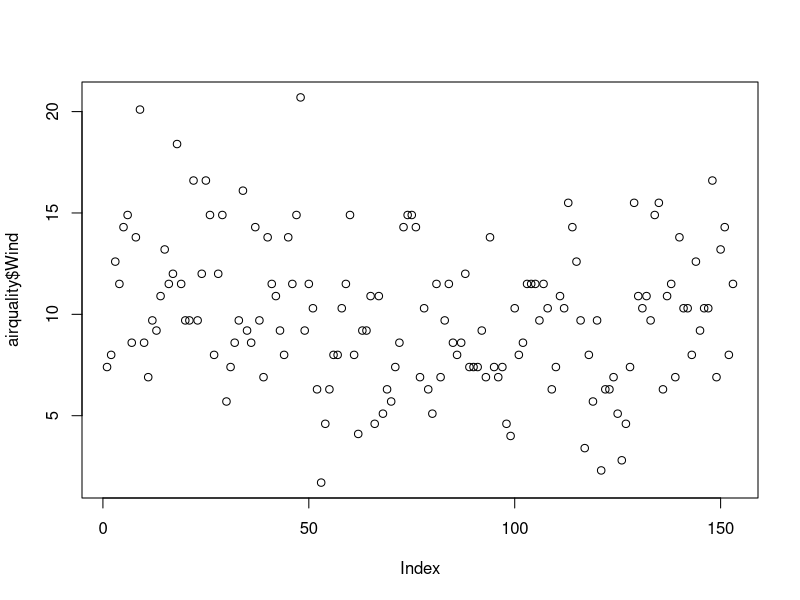
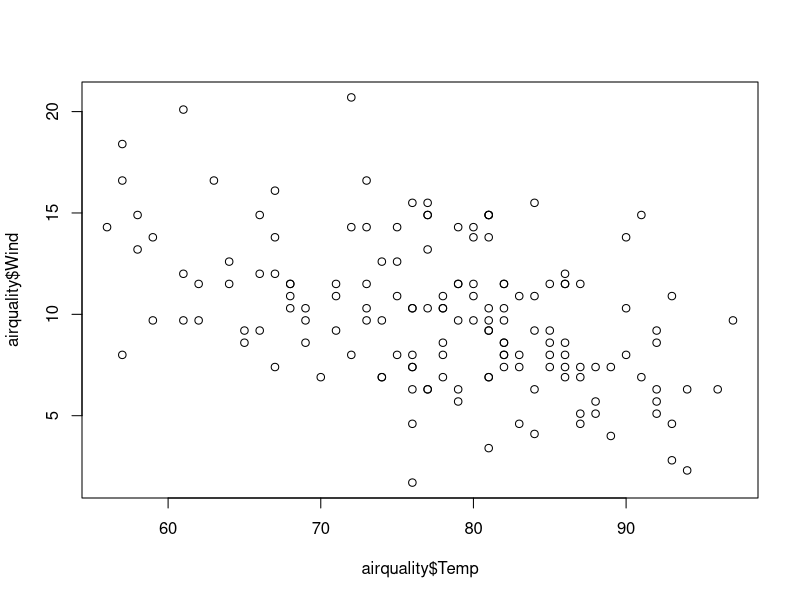
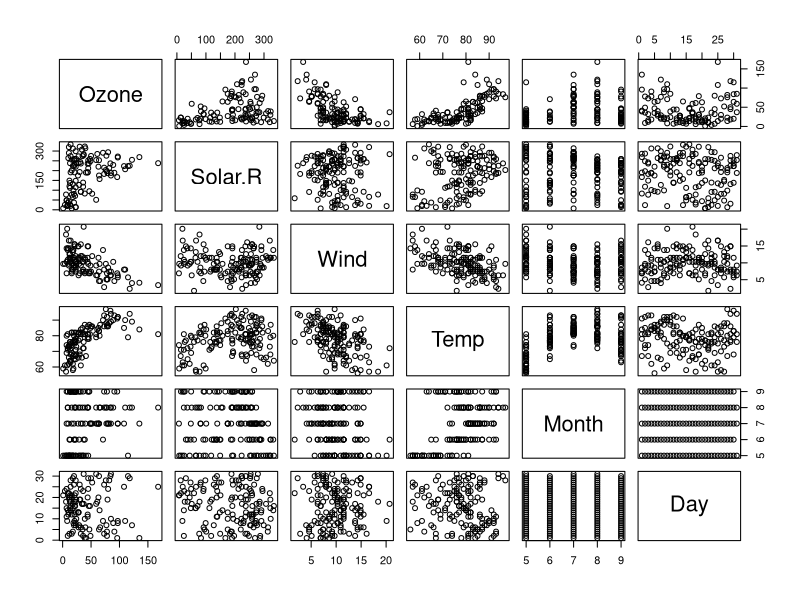
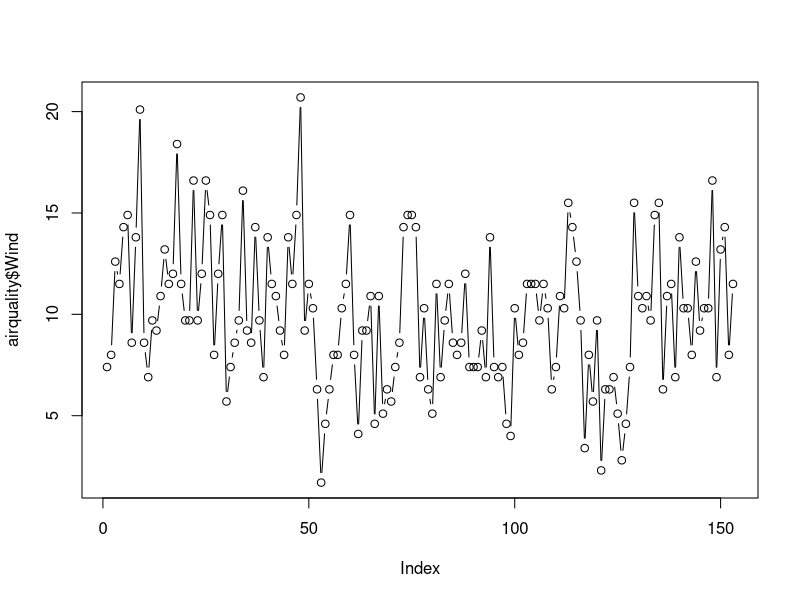
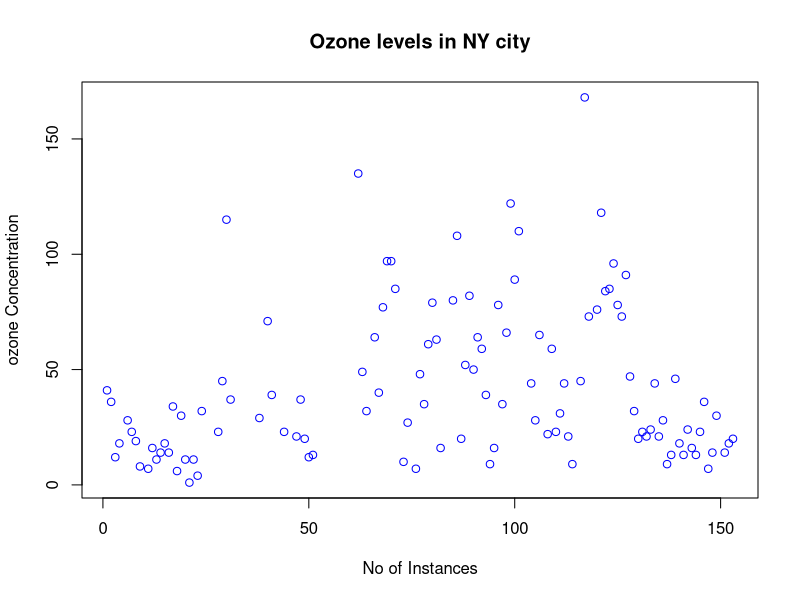
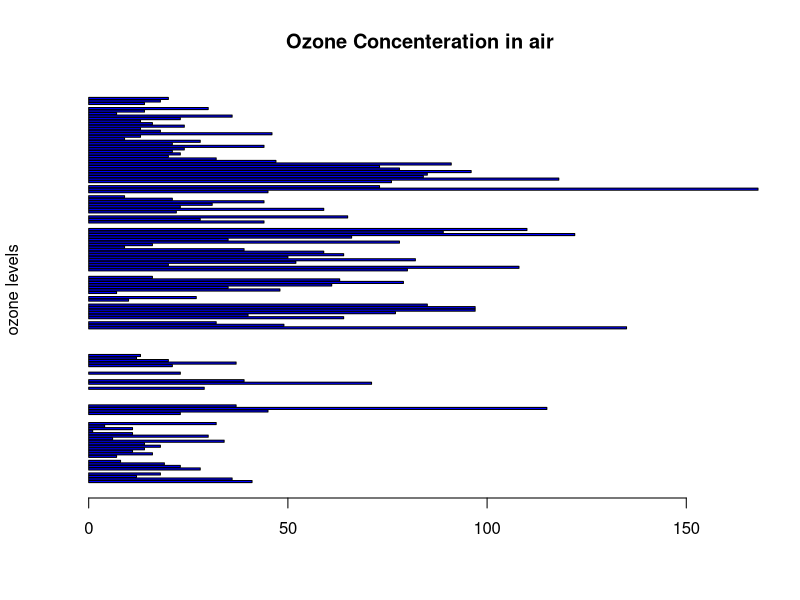
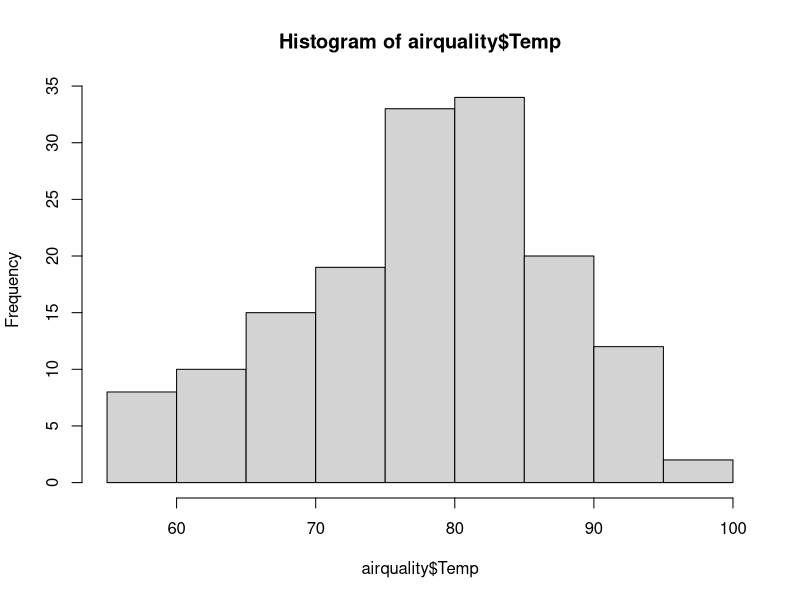
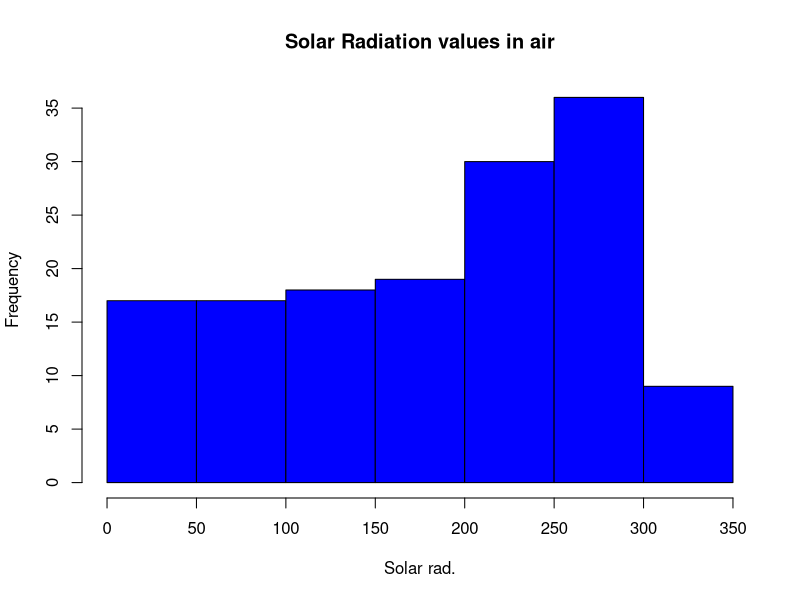

Here is the R script that generated these plots, in order:
airquality <- datasets::airquality

####Top 10 rows and last 10 rows
head(airquality,10)
tail(airquality,10)
######Columns

airquality[,c(1,2)]
df<-airquality[,-6]

summary(airquality[,1])

summary(airquality)

airquality$Temp

###########Summary of the data#########
summary(airquality$Temp)
summary(airquality)
summary(airquality$Wind)

#####################
plot(airquality$Wind)
plot(airquality$Temp,airquality$Wind,type="p")
plot(airquality)
# points and lines 
plot(airquality$Wind, type= "b") # p: points, l: lines,b: both
plot(airquality$Ozone, ylab = 'ozone Concentration', 
     xlab = 'No of Instances', main = 'Ozone levels in NY city',
     col = 'blue')
# Horizontal bar plot
barplot(airquality$Ozone, main = 'Ozone Concenteration in air',
        ylab = 'ozone levels', col= 'blue',horiz = T,axes=T)
#Histogram
hist(airquality$Temp)
hist(airquality$Solar.R, 
     main = 'Solar Radiation values in air',
     xlab = 'Solar rad.', col='blue')

#Single box plot
boxplot(airquality$Temp,main="Temp_Boxplot")
# Multiple box plots
boxplot(airquality,main='Multiple')
#margin of the grid(mar), 
#no of rows and columns(mfrow), 
#whether a border is to be included(bty) 
#and position of the 
#labels(las: 1 for horizontal, las: 0 for vertical)
#bty - box around the plot
par(mfrow=c(3,3),mar=c(2,5,2,1),  las=0, bty="o")

plot(airquality$Ozone)
plot(airquality$Ozone, airquality$Wind)
plot(airquality$Ozone, type= "l")
plot(airquality$Ozone, type= "l")
plot(airquality$Ozone, type= "l")
barplot(airquality$Ozone, main = 'Ozone Concenteration in air',
        xlab = 'ozone levels', col='green',horiz = TRUE)
hist(airquality$Solar.R)
boxplot(airquality$Solar.R)
boxplot(airquality[,0:4], main='Multiple Box plots')

#Homework
e_quakes<-datasets::quakes
